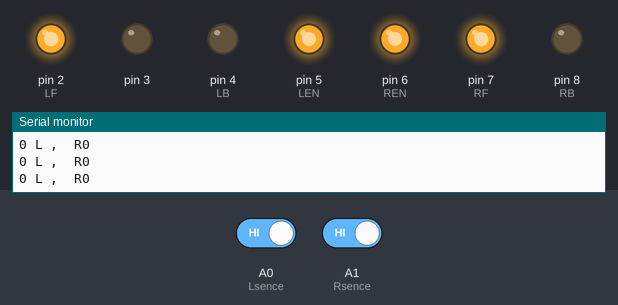
The sketch below on a simulated Arduino Uno, built with avr-gcc and run on an emulated ATmega328P. On the bench: output pins drawn as LEDs (lit = HIGH), the last lines printed to the serial monitor. Inputs (shaded band) come from the test bench; at power-on: A0 (Lsence) HIGH, A1 (Rsence) HIGH.

Above: at 1.2 s.
1.3 s: A0 (Lsence) driven LOW
At 2.5 s:
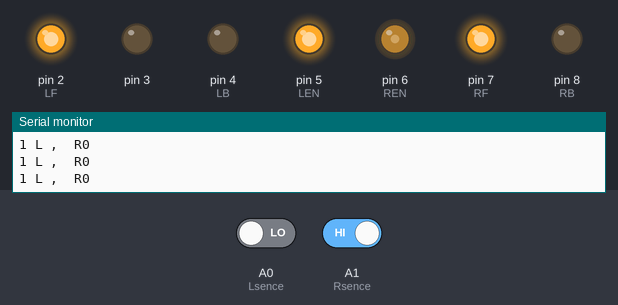
2.8 s: A1 (Rsence) driven LOW
At 3.8 s:
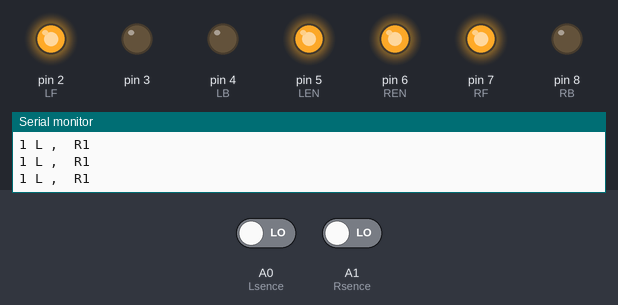
4.3 s: A0 (Lsence) driven HIGH
At 4.8 s:
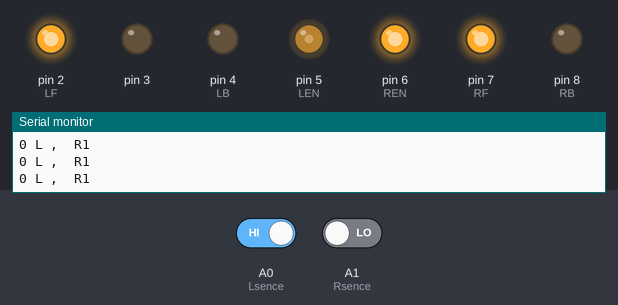
5.8 s: A1 (Rsence) driven HIGH
At 7.1 s:
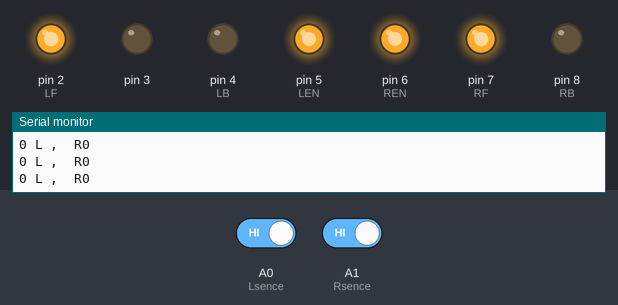
Timing chart, 0 to 8.8 s (numbered marks = the images above; inputs shaded):
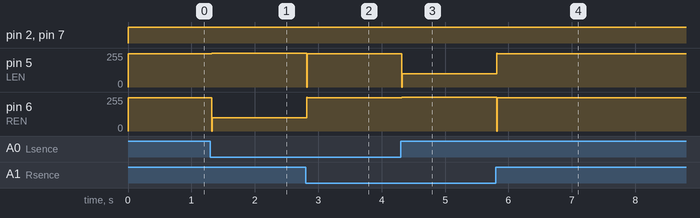

Measured:
- after the input at 1.3 s, pin 5 (LEN): 250/255 → 255/255 at once; pin 6 (REN): 250/255 → 100/255 at once
- after the input at 2.8 s, pin 5 (LEN): 255/255 → 250/255 at once; pin 6 (REN): 100/255 → 250/255 at once
- after the input at 4.3 s, pin 5 (LEN): 250/255 → 100/255 at once; pin 6 (REN): 250/255 → 255/255 at once
- after the input at 5.8 s, pin 5 (LEN): 100/255 → 250/255 at once; pin 6 (REN): 255/255 → 250/255 at once

The sketch:

PID_test.ino
```cpp
#define LF 2
#define LB 4
#define LEN 5
#define RF 7
#define RB 8
#define REN 6
#define Lsence A0
#define Rsence A1

void setup() {
  Serial.begin(9600);
  for(int i=2;i<9;i++){
    pinMode(i,OUTPUT);
  }
  for(int i=2;i<9;i++){
    digitalWrite(i,LOW);
  }

}

bool Lwall=0;
bool Rwall=0;

float kp=150;
float kd=400;
float ki=0;

int lstval=0;
long total_err=0;
int M=250;

void loop() {
Lwall=!digitalRead(Lsence);
Rwall=!digitalRead(Rsence);
Serial.print(Lwall);Serial.print(" L ,  R");Serial.println(Rwall);

  int err=Lwall-Rwall;

 int PIDval=PIDcontroll(err);

  TURN(M+PIDval,M-PIDval);


}

int PIDcontroll(int err){
   int Pterm = err*kp;
  int Dterm = (err-lstval)*kd;
  int Iterm = total_err*ki;

  int diff=Pterm+Dterm+Iterm;

  lstval=err;
  total_err =+ err;

  return diff;
}

void STOP(){
  digitalWrite(LF,LOW);
  digitalWrite(LB,LOW);
  digitalWrite(RF,LOW);
  digitalWrite(RB,LOW);
  analogWrite(LEN,LOW);
  analogWrite(REN,LOW);
}

void FORWARD(int Speed){
  digitalWrite(LF,HIGH);
  digitalWrite(LB,LOW);
  digitalWrite(RF,HIGH);
  digitalWrite(RB,LOW);
  analogWrite(LEN,Speed);
  analogWrite(REN,Speed);
}

void BACKWARD(int Speed){
  digitalWrite(LF,LOW);
  digitalWrite(LB,HIGH);
  digitalWrite(RF,LOW);
  digitalWrite(RB,HIGH);
  analogWrite(LEN,Speed);
  analogWrite(REN,Speed);
}

void TURN(int LSpeed, int RSpeed){
  if(LSpeed>255){
    LSpeed=255;
  }
  if(LSpeed<0){
    LSpeed=0;
  }
  if(RSpeed>255){
    RSpeed=255;
  }
  if(RSpeed<0){
    RSpeed=0;
  }
  digitalWrite(LF,HIGH);
  digitalWrite(LB,LOW);
  digitalWrite(RF,HIGH);
  digitalWrite(RB,LOW);
  analogWrite(LEN,LSpeed);
  analogWrite(REN,RSpeed);
}

void TURNRIGHT(int Speed){
  digitalWrite(LF,HIGH);
  digitalWrite(LB,LOW);
  digitalWrite(RF,LOW);
  digitalWrite(RB,LOW);
  analogWrite(LEN,Speed);
  analogWrite(REN,LOW);
}
```
